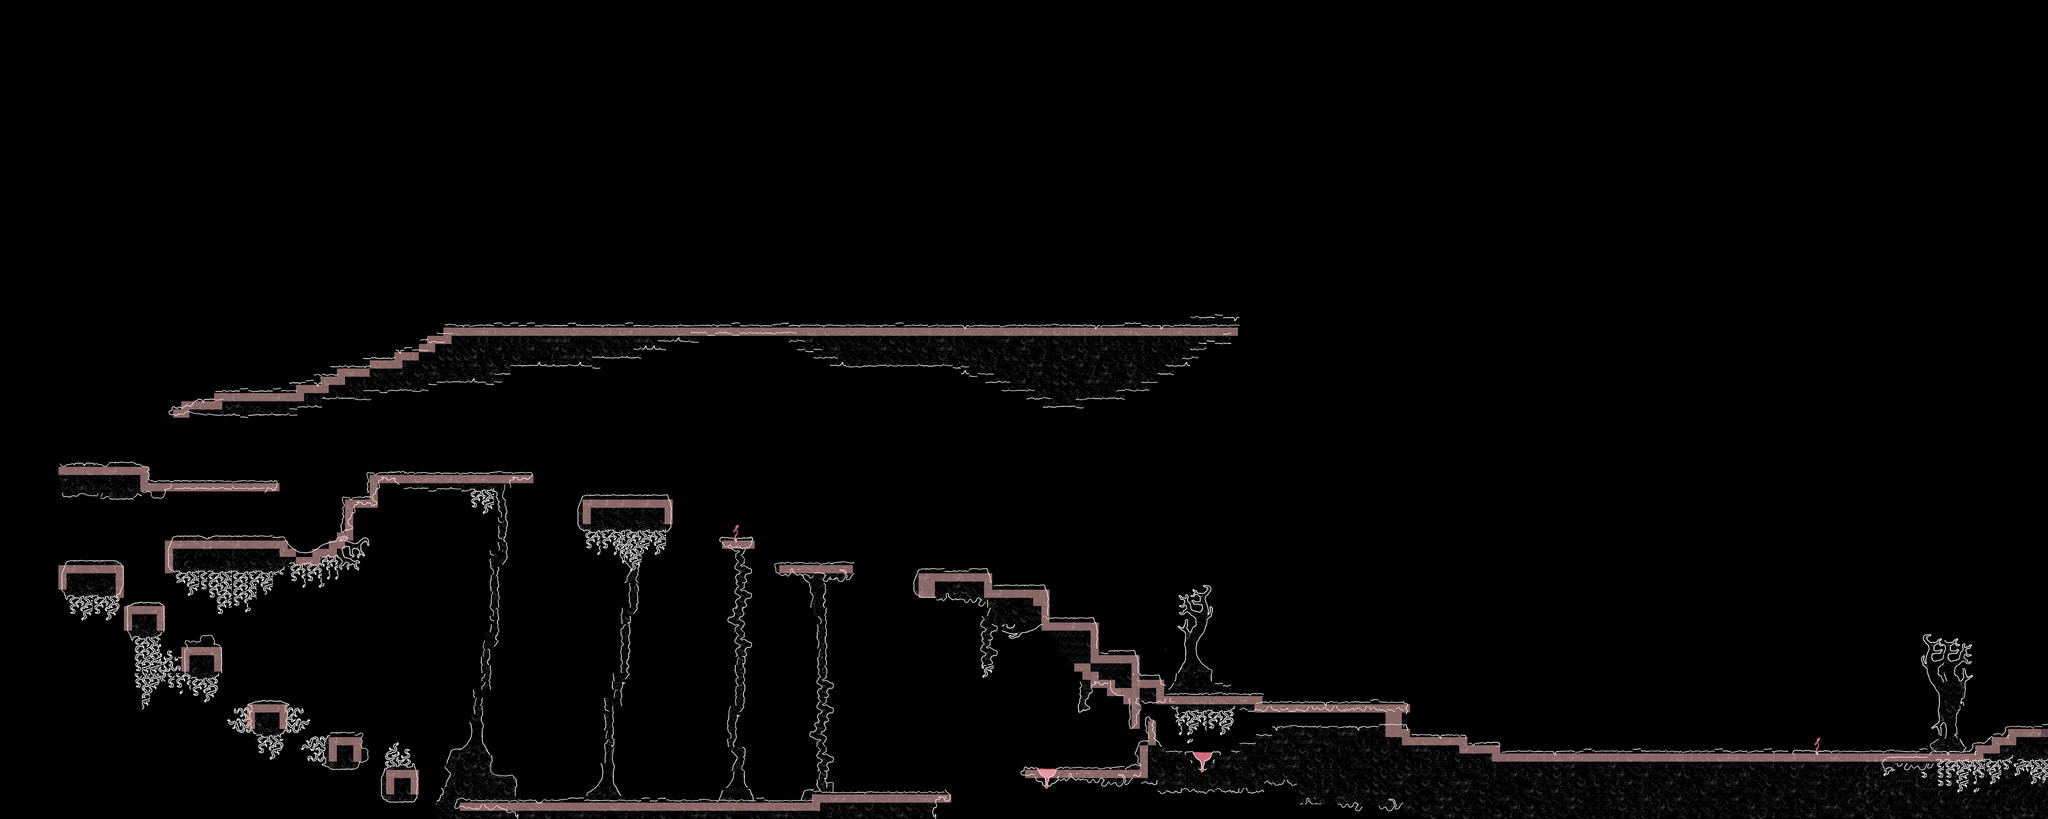

Below is a game level as drawn by its tile map, then a one-line description and the .tmx that defines it (tile-layer data replaced by summaries):
An orthogonal 250x100 tile map with 40x40 px tiles, 3 tile layers (render Layer 2, render Layer, collision Layer), 2 tilesets.

<map version="1.0" orientation="orthogonal" renderorder="left-up" width="250" height="100" tilewidth="40" tileheight="40" nextobjectid="7">
 <tileset firstgid="1" name="collision" tilewidth="40" tileheight="40" tilecount="4" columns="2">
  <image source="BasicColorTiles_40x40px_map.png" trans="ff00ff" width="80" height="80" />
 </tileset>
 <tileset firstgid="5" name="tiles" tilewidth="40" tileheight="40" tilecount="625" columns="25">
  <image source="TileSheet_v3.png" trans="ff00ff" width="1000" height="1000" />
 </tileset>
 <layer name="render Layer 2" width="250" height="100" offsetx="215.247" offsety="7.17489">
  <data>[25000 cells, 439 non-empty, 46 distinct tile ids]</data>
 </layer>
 <layer name="render Layer" width="250" height="100" offsetx="252.803" offsety="8.20628">
  <data>[25000 cells, 3821 non-empty, 362 distinct tile ids]</data>
 </layer>
 <layer name="collision Layer" width="250" height="100" opacity="0.53" offsetx="245.74" offsety="0">
  <data>[25000 cells, 615 non-empty, 1 distinct tile ids]</data>
 </layer>
</map>
